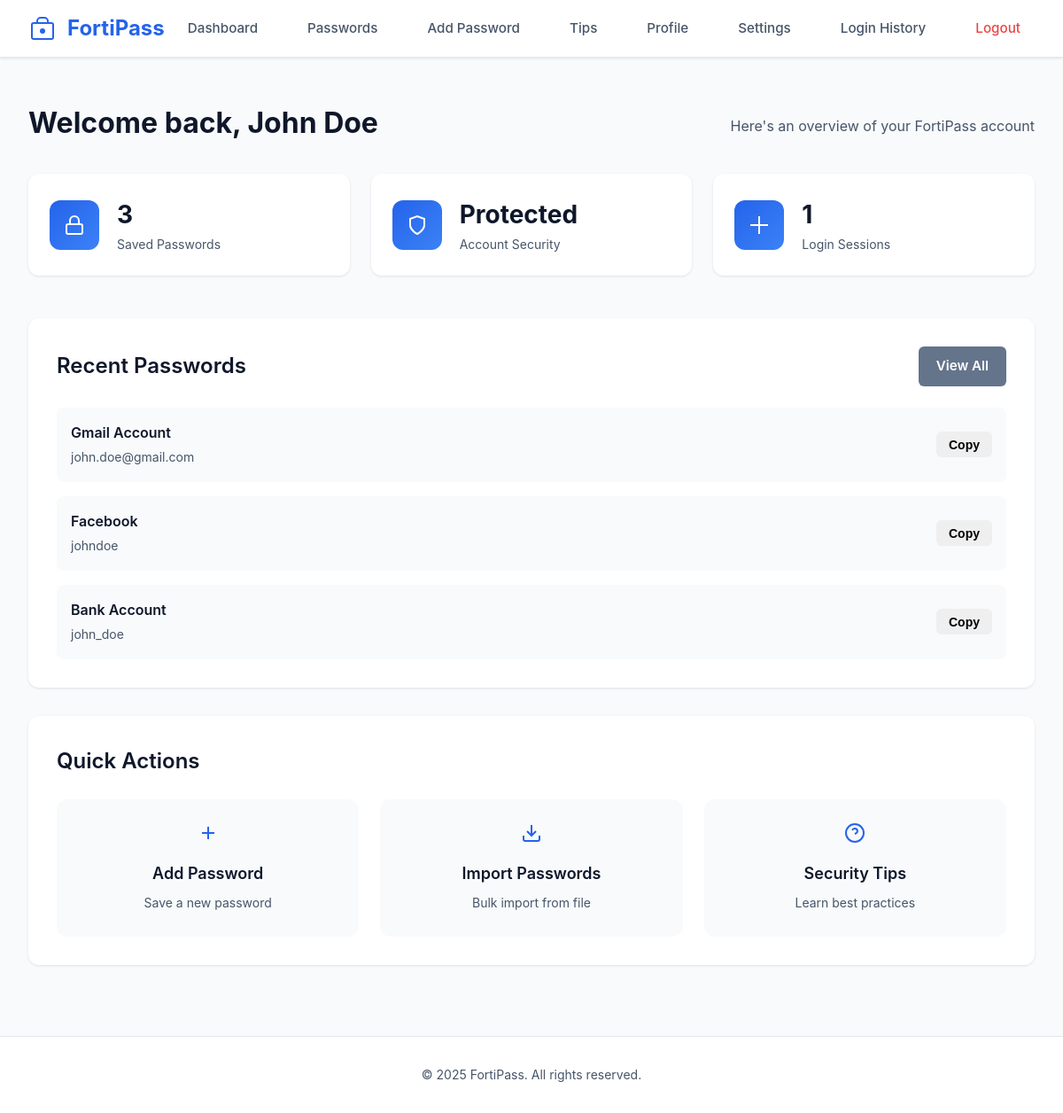
/dashboard.php (signed in), run on the app's committed database.
### tables this page shows
CREATE TABLE IF NOT EXISTS users (
    id INT AUTO_INCREMENT PRIMARY KEY,
    email VARCHAR(255) NOT NULL UNIQUE,
    password VARCHAR(255) NOT NULL,
    full_name VARCHAR(255) NOT NULL,
    profile_image VARCHAR(255) DEFAULT NULL,
    created_at TIMESTAMP DEFAULT CURRENT_TIMESTAMP
);

CREATE TABLE IF NOT EXISTS passwords (
    id INT AUTO_INCREMENT PRIMARY KEY,
    user_id INT NOT NULL,
    name VARCHAR(255) NOT NULL,
    username VARCHAR(255) NOT NULL,
    password TEXT NOT NULL,
    notes TEXT,
    created_at TIMESTAMP DEFAULT CURRENT_TIMESTAMP,
    FOREIGN KEY (user_id) REFERENCES users(id) ON DELETE CASCADE
);

### src/config.php (called while the page is built, shortened)
<?php
function getDbConnection() {
    try {
        $conn = new PDO("mysql:host=" . DB_HOST . ";dbname=" . DB_NAME, DB_USER, DB_PASS);
        $conn->setAttribute(PDO::ATTR_ERRMODE, PDO::ERRMODE_EXCEPTION);
        return $conn;
    } catch(PDOException $e) {
        die("Connection failed: " . $e->getMessage());
    }
}
function getCurrentUser() {
    $conn = getDbConnection();
    $stmt = $conn->prepare("SELECT * FROM users WHERE id = ?");
    $stmt->execute([$_SESSION['user_id']]);
    return $stmt->fetch(PDO::FETCH_ASSOC);
}

### src/dashboard.php (the view, shortened to what this page needs)
<?php
require_once 'config.php';
$user = getCurrentUser();
$conn = getDbConnection();
$stmt = $conn->prepare("SELECT COUNT(*) as count FROM passwords WHERE user_id = ?");
$stmt->execute([$_SESSION['user_id']]);
$passwordCount = $stmt->fetch(PDO::FETCH_ASSOC)['count'];
$stmt = $conn->prepare("SELECT COUNT(*) as count FROM login_history WHERE user_id = ?");
$stmt->execute([$_SESSION['user_id']]);
$loginCount = $stmt->fetch(PDO::FETCH_ASSOC)['count'];
$stmt = $conn->prepare("SELECT * FROM passwords WHERE user_id = ? ORDER BY created_at DESC LIMIT 5");
$stmt->execute([$_SESSION['user_id']]);
$recentPasswords = $stmt->fetchAll(PDO::FETCH_ASSOC);
include 'header.php';
?>
<div class="container">
    <div class="page-header">
        <h1>Welcome back, <?php echo htmlspecialchars($user['full_name']); ?></h1>
        <p>Here's an overview of your FortiPass account</p>
    </div>
    <div class="stats-grid">
        <div class="stat-card">
            <div class="stat-icon">
                <svg width="24" height="24" viewBox="0 0 24 24" fill="none" stroke="currentColor" stroke-width="2">
                    <rect x="3" y="11" width="18" height="11" rx="2" ry="2"></rect>
                    <path d="M7 11V7a5 5 0 0 1 10 0v4"></path>
                </svg>
            </div>
            <div class="stat-content">
                <h3><?php echo $passwordCount; ?></h3>
                <p>Saved Passwords</p>
            </div>
        </div>
        <div class="stat-card">
            <div class="stat-icon">
                <svg width="24" height="24" viewBox="0 0 24 24" fill="none" stroke="currentColor" stroke-width="2">
                    <path d="M12 22s8-4 8-10V5l-8-3-8 3v7c0 6 8 10 8 10z"></path>
                </svg>
            </div>
            <div class="stat-content">
                <h3>Protected</h3>
                <p>Account Security</p>
            </div>
        </div>
        <div class="stat-card">
            <div class="stat-icon">
                <svg width="24" height="24" viewBox="0 0 24 24" fill="none" stroke="currentColor" stroke-width="2">
                    <path d="M12 2v20M2 12h20"></path>
                </svg>
            </div>
            <div class="stat-content">
                <h3><?php echo $loginCount; ?></h3>
                <p>Login Sessions</p>
            </div>
        </div>
    </div>
    <div class="section">
        <div class="section-header">
            <h2>Recent Passwords</h2>
            <a href="/passwords.php" class="btn btn-secondary">View All</a>
        </div>
        <?php if (count($recentPasswords) > 0): ?>
            <div class="password-list">
                <?php foreach ($recentPasswords as $pwd): ?>
                    <div class="password-item">
                        <div class="password-info">
                            <h3><?php echo htmlspecialchars($pwd['name']); ?></h3>
                            <p><?php echo htmlspecialchars($pwd['username']); ?></p>
                        </div>
                        <div class="password-actions">
                            <button class="btn btn-sm" onclick="copyPassword('<?php echo htmlspecialchars($pwd['password']); ?>')">Copy</button>
                        </div>
                    </div>
                <?php endforeach; ?>
            </div>
        <?php else: ?>
            <div class="empty-state">
                <p>No passwords saved yet. <a href="/add-password.php">Add your first password</a></p>
            </div>
        <?php endif; ?>
    </div>
    <div class="section">
        <div class="section-header">
            <h2>Quick Actions</h2>
        </div>
        <div class="action-grid">
            <a href="/add-password.php" class="action-card">
                <svg width="24" height="24" viewBox="0 0 24 24" fill="none" stroke="currentColor" stroke-width="2">
                    <line x1="12" y1="5" x2="12" y2="19"></line>
                    <line x1="5" y1="12" x2="19" y2="12"></line>
                </svg>
                <h3>Add Password</h3>
                <p>Save a new password</p>
            </a>
            <a href="/import.php" class="action-card">
                <svg width="24" height="24" viewBox="0 0 24 24" fill="none" stroke="currentColor" stroke-width="2">
                    <path d="M21 15v4a2 2 0 0 1-2 2H5a2 2 0 0 1-2-2v-4"></path>
                    <polyline points="7 10 12 15 17 10"></polyline>
                    <line x1="12" y1="15" x2="12" y2="3"></line>
                </svg>
                <h3>Import Passwords</h3>
                <p>Bulk import from file</p>
            </a>
            <a href="/tips.php" class="action-card">
                <svg width="24" height="24" viewBox="0 0 24 24" fill="none" stroke="currentColor" stroke-width="2">
                    <circle cx="12" cy="12" r="10"></circle>
                    <path d="M9.09 9a3 3 0 0 1 5.83 1c0 2-3 3-3 3"></path>
                    <line x1="12" y1="17" x2="12.01" y2="17"></line>
                </svg>
                <h3>Security Tips</h3>
                <p>Learn best practices</p>
            </a>
        </div>
    </div>
</div>
<?php include 'footer.php'; ?>

### src/assets/style.css (style rules this page uses)
:root { --primary-color: #2563eb; --primary-hover: #1d4ed8; --secondary-color: #64748b; --success-color: #10b981; --error-color: #ef4444; --bg-color: #f8fafc; --surface-color: #ffffff; --text-primary: #0f172a; --text-secondary: #475569; --border-color: #e2e8f0; --shadow: 0 1px 3px rgba(0, 0, 0, 0.1); --shadow-md: 0 4px 6px rgba(0, 0, 0, 0.1); --shadow-lg: 0 10px 15px rgba(0, 0, 0, 0.1); }
* { margin: 0; padding: 0; box-sizing: border-box; }
body { font-family: -apple-system, BlinkMacSystemFont, 'Segoe UI', Roboto, 'Helvetica Neue', Arial, sans-serif; background-color: var(--bg-color); color: var(--text-primary); line-height: 1.6; min-height: 100vh; display: flex; flex-direction: column; }
.container { max-width: 1200px; margin: 0 auto; }
.page-header { margin-bottom: 2rem; display: flex; justify-content: space-between; align-items: center; }
.page-header h1 { font-size: 2rem; font-weight: 700; color: var(--text-primary); }
.page-header p { color: var(--text-secondary); margin-top: 0.5rem; }
.btn { padding: 0.625rem 1.25rem; border: none; border-radius: 6px; font-weight: 600; font-size: 0.95rem; cursor: pointer; transition: all 0.2s; text-decoration: none; display: inline-block; }
.btn-secondary { background-color: var(--secondary-color); color: white; }
.btn-sm { padding: 0.4rem 0.875rem; font-size: 0.875rem; }
.stats-grid { display: grid; grid-template-columns: repeat(auto-fit, minmax(280px, 1fr)); gap: 1.5rem; margin-bottom: 3rem; }
.stat-card { background: var(--surface-color); padding: 1.5rem; border-radius: 12px; box-shadow: var(--shadow); display: flex; align-items: center; gap: 1.25rem; transition: transform 0.2s; }
.stat-icon { width: 56px; height: 56px; background: linear-gradient(135deg, var(--primary-color), #3b82f6); border-radius: 12px; display: flex; align-items: center; justify-content: center; color: white; }
.stat-content h3 { font-size: 1.75rem; font-weight: 700; color: var(--text-primary); }
.stat-content p { color: var(--text-secondary); font-size: 0.875rem; }
.section { background: var(--surface-color); padding: 2rem; border-radius: 12px; box-shadow: var(--shadow); margin-bottom: 2rem; }
.section-header { display: flex; justify-content: space-between; align-items: center; margin-bottom: 1.5rem; }
.section-header h2 { font-size: 1.5rem; font-weight: 600; }
.password-list { display: flex; flex-direction: column; gap: 1rem; }
.password-item { display: flex; justify-content: space-between; align-items: center; padding: 1rem; background: var(--bg-color); border-radius: 8px; transition: all 0.2s; }
.password-info h3 { font-size: 1rem; font-weight: 600; color: var(--text-primary); }
.password-info p { font-size: 0.875rem; color: var(--text-secondary); margin-top: 0.25rem; }
.password-actions { display: flex; gap: 0.5rem; }
.action-grid { display: grid; grid-template-columns: repeat(auto-fit, minmax(240px, 1fr)); gap: 1.5rem; }
.action-card { background: var(--bg-color); padding: 1.5rem; border-radius: 12px; text-decoration: none; text-align: center; transition: all 0.2s; border: 2px solid transparent; }
.action-card svg { color: var(--primary-color); margin-bottom: 0.75rem; }
.action-card h3 { font-size: 1.125rem; font-weight: 600; color: var(--text-primary); margin-bottom: 0.5rem; }
.action-card p { font-size: 0.875rem; color: var(--text-secondary); }

### data on the page
users: full_name "John Doe"
passwords: name "Gmail Account", username "john.doe@gmail.com"
passwords: name "Facebook", username "johndoe"
passwords: name "Bank Account", username "john_doe"

### other printed values
$passwordCount "3"
$loginCount "1"
